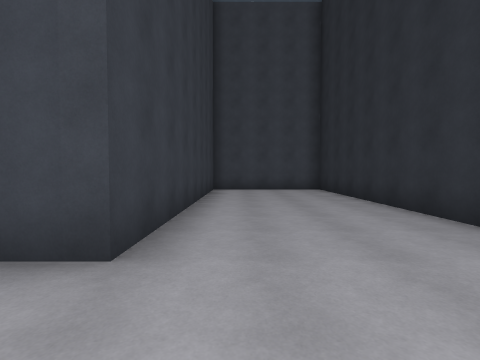
[1] (above)

16 first-person views from a walk through a Unity game level. The camera is 1.4 m above the floor, tilts 2° down and sees 85° across. The floor is counted in squares, 2 m on a side. Each view is taken from the middle of a square. On the plan, view 1 faces up. The plan holds only what a view shows up to about 9 squares ahead; the rest is blank. The place goes on beyond the plan.

[2]
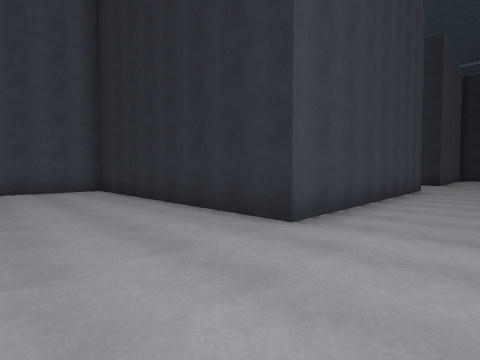

[3]
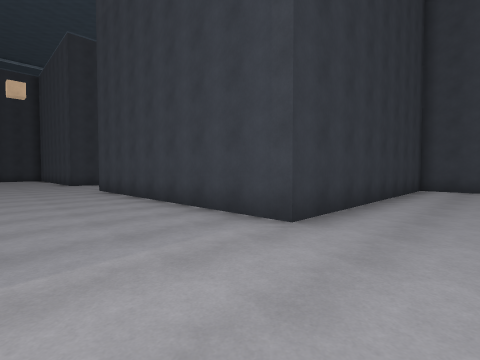

[4]
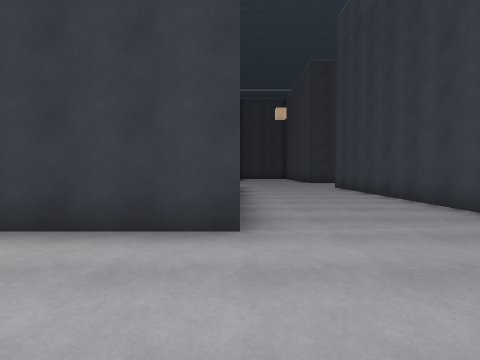

[5]
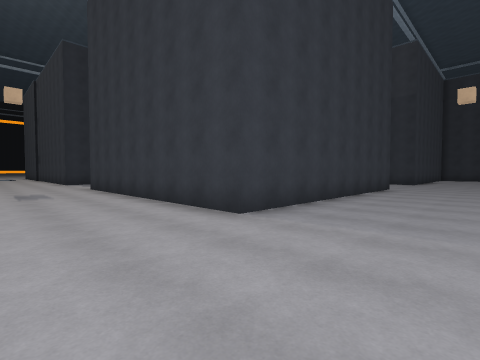

[6]
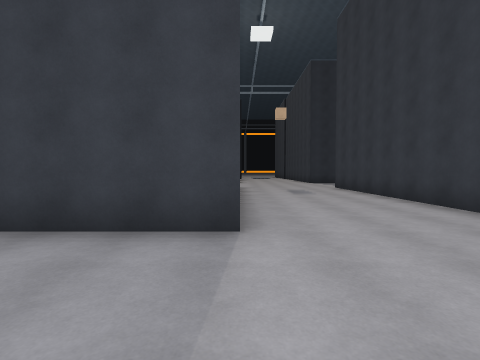

[7]
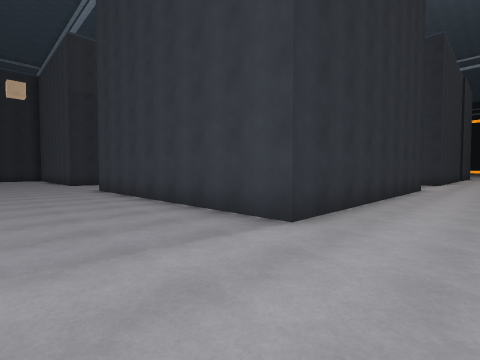

[8]
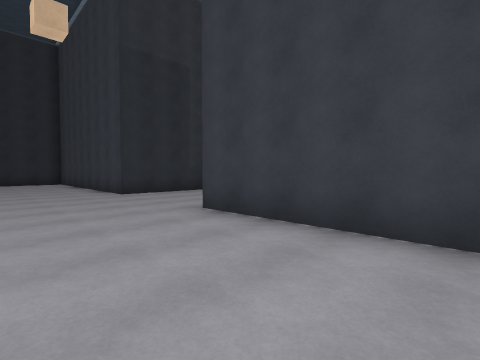

[9]
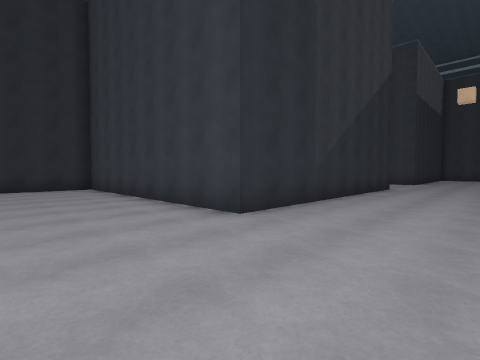

[10]
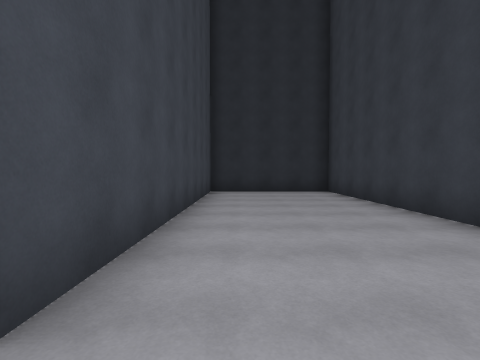

[11]
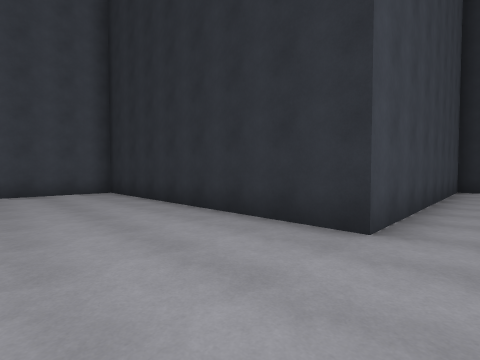

[12]
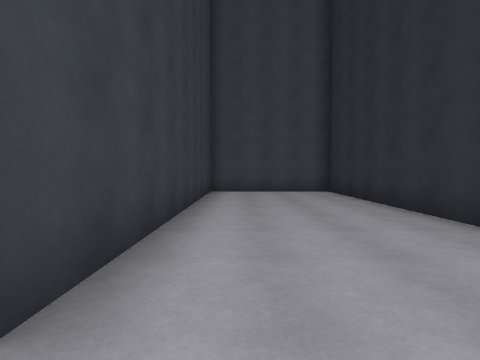

[13]
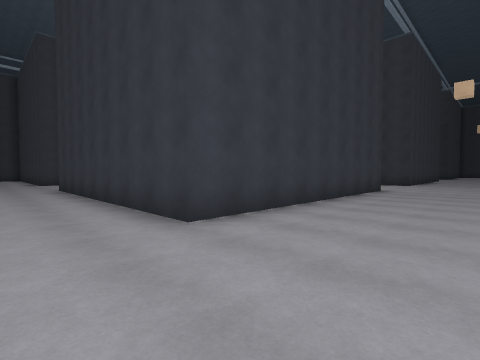

[14]
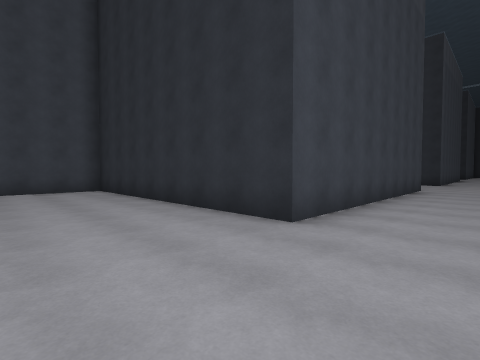

[15]
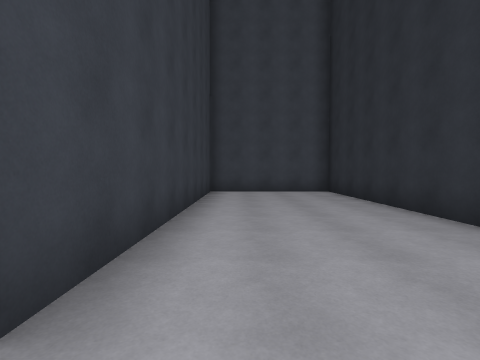

[16]
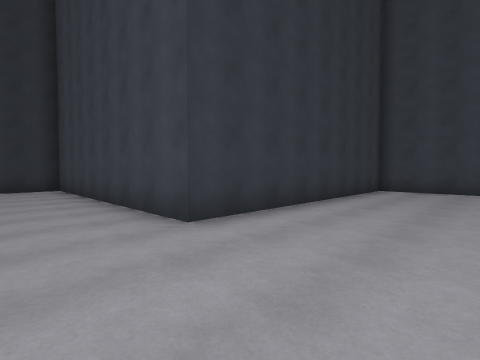

### Floor plan
Key: @ floor where view 1 was taken; . floor; = window, fence, low wall or low ledge.
Columns run from 19 left of view 1 to 23 right of it. Each row starts with its distance up from view 1.
 10       =====       =====       =====
  9       =...=       =...=       =...=
  8       =...=       =...=       =...=
  7       =...=       =...=       =...=
  6       =...=       =...=       =...=
  5       =...=       =...=       =...=
  4       =...=       =...=       =...=
  3       =...=       =...=       =...=
  2 =======...=========...=========...=========
  1 ..........................................=
  0 ...................@......................=
 -1           ................................=
 -2            ========...=========...=========
 -3                   =...=       =...=
 -4                   =...=       =...=
 -5                   =...=       =...=
 -6                   =...=       =...=
 -7                   =...=       =...=
 -8                   =...=       =...=
 -9                   =...=       =...=

Positions as (right, up) in squares from view 1, and headings:
1: (0, 0), facing up
2: (0, 0), facing up-right
3: (1, -1), facing up-left
4: (2, -2), facing left
5: (2, 1), facing down-left
6: (3, 1), facing down
7: (1, 1), facing down-right
8: (7, 1), facing down-right
9: (12, 1), facing down-right
10: (14, 1), facing right
11: (12, 1), facing up-right
12: (12, 1), facing up
13: (13, 1), facing down-left
14: (-12, 0), facing up-right
15: (-12, 1), facing up
16: (-10, 0), facing up-left
